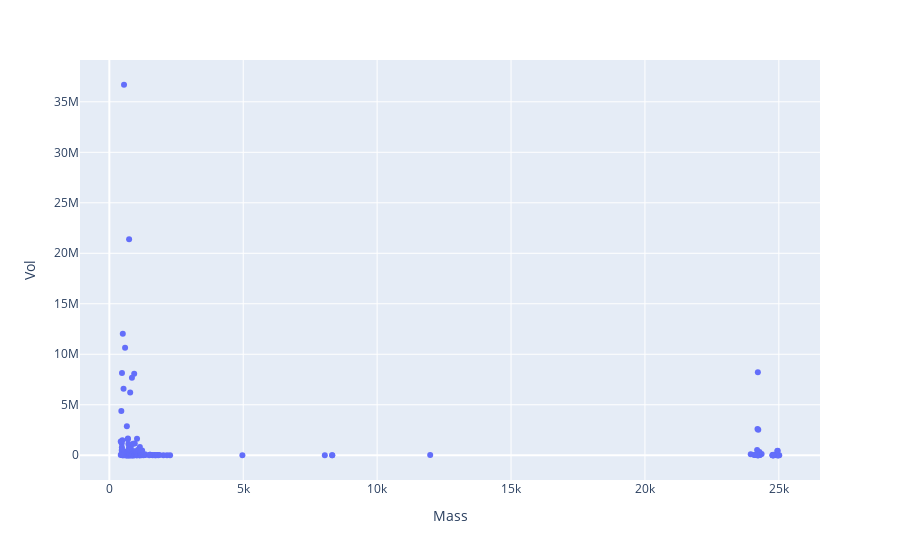

This figure's notebook cell:
### Code cell
plotly_zone(dfa, y='Vol')

### Figure 1 — Plotly figure (JSON) as saved in the notebook; plotly's stock layout.template omitted (floating-point values rounded to 4 significant figures; data arrays with more than 128 entries replaced by an {"elided": "..."} marker saying what was removed)
{"data": [{"hovertemplate": "Mass=%{x}<br>Vol=%{y}<extra></extra>", "legendgroup": "", "marker": {"color": "#636efa", "symbol": "circle"}, "mode": "markers", "name": "", "orientation": "v", "showlegend": false, "type": "scatter", "x": {"elided": "208 float values"}, "xaxis": "x", "y": {"elided": "208 float values"}, "yaxis": "y"}], "layout": {"legend": {"tracegroupgap": 0}, "margin": {"t": 60}, "xaxis": {"anchor": "y", "domain": [0, 1], "title": {"text": "Mass"}}, "yaxis": {"anchor": "x", "domain": [0, 1], "title": {"text": "Vol"}}}}
